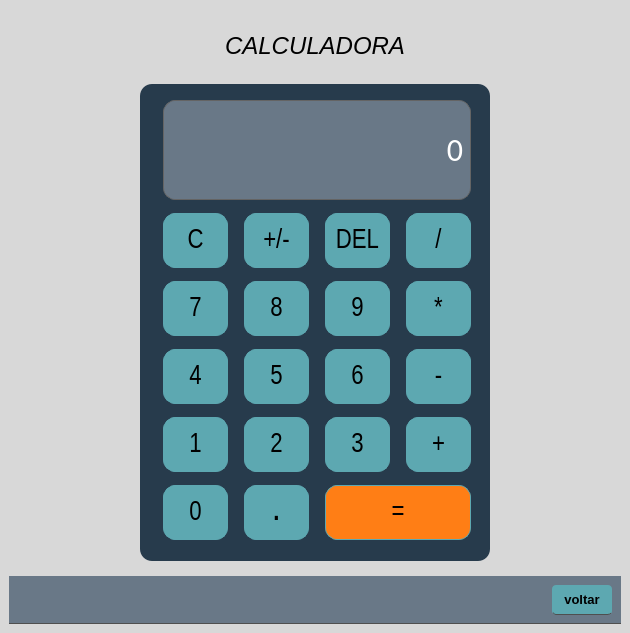
<?xml version="1.0" encoding="UTF-8"?>
<ui version="4.0">
 <class>MainWindow</class>
 <widget class="QMainWindow" name="MainWindow">
  <property name="geometry">
   <rect>
    <x>0</x>
    <y>0</y>
    <width>630</width>
    <height>633</height>
   </rect>
  </property>
  <property name="windowTitle">
   <string>Calculadora</string>
  </property>
  <property name="styleSheet">
   <string notr="true">background-color: #d8d8d8;</string>
  </property>
  <widget class="QWidget" name="centralwidget">
   <layout class="QVBoxLayout" name="verticalLayout">
    <item>
     <widget class="QLabel" name="label">
      <property name="minimumSize">
       <size>
        <width>0</width>
        <height>60</height>
       </size>
      </property>
      <property name="maximumSize">
       <size>
        <width>16777215</width>
        <height>45</height>
       </size>
      </property>
      <property name="font">
       <font>
        <pointsize>16</pointsize>
        <weight>50</weight>
        <italic>true</italic>
        <bold>false</bold>
        <underline>false</underline>
        <strikeout>false</strikeout>
        <kerning>false</kerning>
       </font>
      </property>
      <property name="styleSheet">
       <string notr="true">background-color: #d8d8d8;</string>
      </property>
      <property name="text">
       <string>&lt;html&gt;&lt;head/&gt;&lt;body&gt;&lt;p align=&quot;center&quot;&gt;&lt;span style=&quot; font-size:18pt;&quot;&gt;CALCULADORA&lt;/span&gt;&lt;/p&gt;&lt;/body&gt;&lt;/html&gt;</string>
      </property>
     </widget>
    </item>
    <item>
     <widget class="QWidget" name="widget" native="true">
      <property name="styleSheet">
       <string notr="true">background-color: #d8d8d8;</string>
      </property>
      <layout class="QHBoxLayout" name="horizontalLayout">
       <item>
        <widget class="QWidget" name="widget_3" native="true">
         <property name="maximumSize">
          <size>
           <width>350</width>
           <height>610</height>
          </size>
         </property>
         <property name="layoutDirection">
          <enum>Qt::RightToLeft</enum>
         </property>
         <property name="styleSheet">
          <string notr="true">background-color: #273B4C;
border-radius: 12px;</string>
         </property>
         <layout class="QGridLayout" name="gridLayout">
          <item row="0" column="0" colspan="4">
           <widget class="QLabel" name="label_display">
            <property name="sizePolicy">
             <sizepolicy hsizetype="MinimumExpanding" vsizetype="Preferred">
              <horstretch>0</horstretch>
              <verstretch>0</verstretch>
             </sizepolicy>
            </property>
            <property name="minimumSize">
             <size>
              <width>0</width>
              <height>0</height>
             </size>
            </property>
            <property name="maximumSize">
             <size>
              <width>600</width>
              <height>100</height>
             </size>
            </property>
            <property name="font">
             <font>
              <family>Calibri</family>
              <pointsize>24</pointsize>
             </font>
            </property>
            <property name="styleSheet">
             <string notr="true">background-color: #697887;
border: 1px solid #646464;
color: white;</string>
            </property>
            <property name="inputMethodHints">
             <set>Qt::ImhPreferNumbers</set>
            </property>
            <property name="text">
             <string>&lt;html&gt;&lt;head/&gt;&lt;body&gt;&lt;p&gt;0&lt;/p&gt;&lt;/body&gt;&lt;/html&gt;</string>
            </property>
            <property name="alignment">
             <set>Qt::AlignRight|Qt::AlignTrailing|Qt::AlignVCenter</set>
            </property>
            <property name="margin">
             <number>30</number>
            </property>
            <property name="indent">
             <number>-1</number>
            </property>
            <property name="textInteractionFlags">
             <set>Qt::TextSelectableByMouse</set>
            </property>
           </widget>
          </item>
          <item row="1" column="0">
           <widget class="QPushButton" name="btn_dividir">
            <property name="sizePolicy">
             <sizepolicy hsizetype="MinimumExpanding" vsizetype="MinimumExpanding">
              <horstretch>0</horstretch>
              <verstretch>0</verstretch>
             </sizepolicy>
            </property>
            <property name="minimumSize">
             <size>
              <width>50</width>
              <height>50</height>
             </size>
            </property>
            <property name="maximumSize">
             <size>
              <width>65</width>
              <height>55</height>
             </size>
            </property>
            <property name="font">
             <font>
              <family>Arial Narrow</family>
              <pointsize>20</pointsize>
             </font>
            </property>
            <property name="styleSheet">
             <string notr="true">QPushButton{
border: 1px solid #5DA8B1;
background-color: #5DA8B1;
}

QPushButton:pressed{
border-left: 1px solid;
	border-left-color: #565656;
border-top: 1px solid;
	border-top-color: #565656;
border-right: transparent;
border-bottom: transparent;
background-color: #b4ccd0;
}
</string>
            </property>
            <property name="text">
             <string>/</string>
            </property>
            <property name="iconSize">
             <size>
              <width>50</width>
              <height>50</height>
             </size>
            </property>
           </widget>
          </item>
          <item row="1" column="1">
           <widget class="QPushButton" name="btn_del">
            <property name="sizePolicy">
             <sizepolicy hsizetype="MinimumExpanding" vsizetype="MinimumExpanding">
              <horstretch>0</horstretch>
              <verstretch>0</verstretch>
             </sizepolicy>
            </property>
            <property name="minimumSize">
             <size>
              <width>50</width>
              <height>50</height>
             </size>
            </property>
            <property name="maximumSize">
             <size>
              <width>65</width>
              <height>55</height>
             </size>
            </property>
            <property name="font">
             <font>
              <family>Arial Narrow</family>
              <pointsize>20</pointsize>
             </font>
            </property>
            <property name="styleSheet">
             <string notr="true">QPushButton{
border: 1px solid #5DA8B1;
background-color: #5DA8B1;
}

QPushButton:pressed{
border-left: 1px solid;
	border-left-color: #565656;
border-top: 1px solid;
	border-top-color: #565656;
border-right: transparent;
border-bottom: transparent;
background-color: #b4ccd0;
}
</string>
            </property>
            <property name="text">
             <string>DEL</string>
            </property>
            <property name="iconSize">
             <size>
              <width>50</width>
              <height>50</height>
             </size>
            </property>
           </widget>
          </item>
          <item row="1" column="2">
           <widget class="QPushButton" name="btn_positivoNegativo">
            <property name="sizePolicy">
             <sizepolicy hsizetype="MinimumExpanding" vsizetype="MinimumExpanding">
              <horstretch>0</horstretch>
              <verstretch>0</verstretch>
             </sizepolicy>
            </property>
            <property name="minimumSize">
             <size>
              <width>50</width>
              <height>50</height>
             </size>
            </property>
            <property name="maximumSize">
             <size>
              <width>65</width>
              <height>55</height>
             </size>
            </property>
            <property name="font">
             <font>
              <family>Arial Narrow</family>
              <pointsize>20</pointsize>
             </font>
            </property>
            <property name="styleSheet">
             <string notr="true">QPushButton{
border: 1px solid #5DA8B1;
background-color: #5DA8B1;
}

QPushButton:pressed{
border-left: 1px solid;
	border-left-color: #565656;
border-top: 1px solid;
	border-top-color: #565656;
border-right: transparent;
border-bottom: transparent;
background-color: #b4ccd0;
}
</string>
            </property>
            <property name="text">
             <string>+/-</string>
            </property>
            <property name="iconSize">
             <size>
              <width>50</width>
              <height>50</height>
             </size>
            </property>
           </widget>
          </item>
          <item row="1" column="3">
           <widget class="QPushButton" name="btn_C">
            <property name="sizePolicy">
             <sizepolicy hsizetype="MinimumExpanding" vsizetype="MinimumExpanding">
              <horstretch>0</horstretch>
              <verstretch>0</verstretch>
             </sizepolicy>
            </property>
            <property name="minimumSize">
             <size>
              <width>50</width>
              <height>50</height>
             </size>
            </property>
            <property name="maximumSize">
             <size>
              <width>65</width>
              <height>55</height>
             </size>
            </property>
            <property name="font">
             <font>
              <family>Arial Narrow</family>
              <pointsize>20</pointsize>
             </font>
            </property>
            <property name="styleSheet">
             <string notr="true">QPushButton{
border: 1px solid #5DA8B1;
background-color: #5DA8B1;
}

QPushButton:pressed{
border-left: 1px solid;
	border-left-color: #565656;
border-top: 1px solid;
	border-top-color: #565656;
border-right: transparent;
border-bottom: transparent;
background-color: #b4ccd0;
}
</string>
            </property>
            <property name="text">
             <string>C</string>
            </property>
            <property name="iconSize">
             <size>
              <width>50</width>
              <height>50</height>
             </size>
            </property>
           </widget>
          </item>
          <item row="2" column="0">
           <widget class="QPushButton" name="btn_multiplicar">
            <property name="sizePolicy">
             <sizepolicy hsizetype="MinimumExpanding" vsizetype="MinimumExpanding">
              <horstretch>0</horstretch>
              <verstretch>0</verstretch>
             </sizepolicy>
            </property>
            <property name="minimumSize">
             <size>
              <width>50</width>
              <height>50</height>
             </size>
            </property>
            <property name="maximumSize">
             <size>
              <width>65</width>
              <height>55</height>
             </size>
            </property>
            <property name="font">
             <font>
              <family>Arial Narrow</family>
              <pointsize>20</pointsize>
             </font>
            </property>
            <property name="styleSheet">
             <string notr="true">QPushButton{
border: 1px solid #5DA8B1;
background-color: #5DA8B1;
}

QPushButton:pressed{
border-left: 1px solid;
	border-left-color: #565656;
border-top: 1px solid;
	border-top-color: #565656;
border-right: transparent;
border-bottom: transparent;
background-color: #b4ccd0;
}
</string>
            </property>
            <property name="text">
             <string>*</string>
            </property>
            <property name="iconSize">
             <size>
              <width>50</width>
              <height>50</height>
             </size>
            </property>
           </widget>
          </item>
          <item row="2" column="1">
           <widget class="QPushButton" name="btn_nove">
            <property name="sizePolicy">
             <sizepolicy hsizetype="MinimumExpanding" vsizetype="MinimumExpanding">
              <horstretch>0</horstretch>
              <verstretch>0</verstretch>
             </sizepolicy>
            </property>
            <property name="minimumSize">
             <size>
              <width>50</width>
              <height>50</height>
             </size>
            </property>
            <property name="maximumSize">
             <size>
              <width>65</width>
              <height>55</height>
             </size>
            </property>
            <property name="font">
             <font>
              <family>Arial Narrow</family>
              <pointsize>20</pointsize>
             </font>
            </property>
            <property name="styleSheet">
             <string notr="true">QPushButton{
border: 1px solid #5DA8B1;
background-color: #5DA8B1;
}

QPushButton:pressed{
border-left: 1px solid;
	border-left-color: #565656;
border-top: 1px solid;
	border-top-color: #565656;
border-right: transparent;
border-bottom: transparent;
background-color: #b4ccd0;
}
</string>
            </property>
            <property name="text">
             <string>9</string>
            </property>
            <property name="iconSize">
             <size>
              <width>50</width>
              <height>50</height>
             </size>
            </property>
           </widget>
          </item>
          <item row="2" column="2">
           <widget class="QPushButton" name="btn_oito">
            <property name="sizePolicy">
             <sizepolicy hsizetype="MinimumExpanding" vsizetype="MinimumExpanding">
              <horstretch>0</horstretch>
              <verstretch>0</verstretch>
             </sizepolicy>
            </property>
            <property name="minimumSize">
             <size>
              <width>50</width>
              <height>50</height>
             </size>
            </property>
            <property name="maximumSize">
             <size>
              <width>65</width>
              <height>55</height>
             </size>
            </property>
            <property name="font">
             <font>
              <family>Arial Narrow</family>
              <pointsize>20</pointsize>
             </font>
            </property>
            <property name="styleSheet">
             <string notr="true">QPushButton{
border: 1px solid #5DA8B1;
background-color: #5DA8B1;
}

QPushButton:pressed{
border-left: 1px solid;
	border-left-color: #565656;
border-top: 1px solid;
	border-top-color: #565656;
border-right: transparent;
border-bottom: transparent;
background-color: #b4ccd0;
}
</string>
            </property>
            <property name="text">
             <string>8</string>
            </property>
            <property name="iconSize">
             <size>
              <width>50</width>
              <height>50</height>
             </size>
            </property>
           </widget>
          </item>
          <item row="2" column="3">
           <widget class="QPushButton" name="btn_sete">
            <property name="sizePolicy">
             <sizepolicy hsizetype="MinimumExpanding" vsizetype="MinimumExpanding">
              <horstretch>0</horstretch>
              <verstretch>0</verstretch>
             </sizepolicy>
            </property>
            <property name="minimumSize">
             <size>
              <width>50</width>
              <height>50</height>
             </size>
            </property>
            <property name="maximumSize">
             <size>
              <width>65</width>
              <height>55</height>
             </size>
            </property>
            <property name="font">
             <font>
              <family>Arial Narrow</family>
              <pointsize>20</pointsize>
             </font>
            </property>
            <property name="styleSheet">
             <string notr="true">QPushButton{
border: 1px solid #5DA8B1;
background-color: #5DA8B1;
}

QPushButton:pressed{
border-left: 1px solid;
	border-left-color: #565656;
border-top: 1px solid;
	border-top-color: #565656;
border-right: transparent;
border-bottom: transparent;
background-color: #b4ccd0;
}
</string>
            </property>
            <property name="text">
             <string>7</string>
            </property>
            <property name="iconSize">
             <size>
              <width>50</width>
              <height>50</height>
             </size>
            </property>
           </widget>
          </item>
          <item row="3" column="0">
           <widget class="QPushButton" name="btn_subtrair">
            <property name="sizePolicy">
             <sizepolicy hsizetype="MinimumExpanding" vsizetype="MinimumExpanding">
              <horstretch>0</horstretch>
              <verstretch>0</verstretch>
             </sizepolicy>
            </property>
            <property name="minimumSize">
             <size>
              <width>50</width>
              <height>50</height>
             </size>
            </property>
            <property name="maximumSize">
             <size>
              <width>65</width>
              <height>55</height>
             </size>
            </property>
            <property name="font">
             <font>
              <family>Arial Narrow</family>
              <pointsize>20</pointsize>
             </font>
            </property>
            <property name="styleSheet">
             <string notr="true">QPushButton{
border: 1px solid #5DA8B1;
background-color: #5DA8B1;
}

QPushButton:pressed{
border-left: 1px solid;
	border-left-color: #565656;
border-top: 1px solid;
	border-top-color: #565656;
border-right: transparent;
border-bottom: transparent;
background-color: #b4ccd0;
}
</string>
            </property>
            <property name="text">
             <string>-</string>
            </property>
            <property name="iconSize">
             <size>
              <width>50</width>
              <height>50</height>
             </size>
            </property>
           </widget>
          </item>
          <item row="3" column="1">
           <widget class="QPushButton" name="btn_seis">
            <property name="sizePolicy">
             <sizepolicy hsizetype="MinimumExpanding" vsizetype="MinimumExpanding">
              <horstretch>0</horstretch>
              <verstretch>0</verstretch>
             </sizepolicy>
            </property>
            <property name="minimumSize">
             <size>
              <width>50</width>
              <height>50</height>
             </size>
            </property>
            <property name="maximumSize">
             <size>
              <width>65</width>
              <height>55</height>
             </size>
            </property>
            <property name="font">
             <font>
              <family>Arial Narrow</family>
              <pointsize>20</pointsize>
             </font>
            </property>
            <property name="styleSheet">
             <string notr="true">QPushButton{
border: 1px solid #5DA8B1;
background-color: #5DA8B1;
}

QPushButton:pressed{
border-left: 1px solid;
	border-left-color: #565656;
border-top: 1px solid;
	border-top-color: #565656;
border-right: transparent;
border-bottom: transparent;
background-color: #b4ccd0;
}
</string>
            </property>
            <property name="text">
             <string>6</string>
            </property>
            <property name="iconSize">
             <size>
              <width>50</width>
              <height>50</height>
             </size>
            </property>
           </widget>
          </item>
          <item row="3" column="2">
           <widget class="QPushButton" name="btn_cinco">
            <property name="sizePolicy">
             <sizepolicy hsizetype="MinimumExpanding" vsizetype="MinimumExpanding">
              <horstretch>0</horstretch>
              <verstretch>0</verstretch>
             </sizepolicy>
            </property>
            <property name="minimumSize">
             <size>
              <width>50</width>
              <height>50</height>
             </size>
            </property>
            <property name="maximumSize">
             <size>
              <width>65</width>
              <height>55</height>
             </size>
            </property>
            <property name="font">
             <font>
              <family>Arial Narrow</family>
              <pointsize>20</pointsize>
             </font>
            </property>
            <property name="styleSheet">
             <string notr="true">QPushButton{
border: 1px solid #5DA8B1;
background-color: #5DA8B1;
}

QPushButton:pressed{
border-left: 1px solid;
	border-left-color: #565656;
border-top: 1px solid;
	border-top-color: #565656;
border-right: transparent;
border-bottom: transparent;
background-color: #b4ccd0;
}
</string>
            </property>
            <property name="text">
             <string>5</string>
            </property>
            <property name="iconSize">
             <size>
              <width>50</width>
              <height>50</height>
             </size>
            </property>
           </widget>
          </item>
          <item row="3" column="3">
           <widget class="QPushButton" name="btn_quatro">
            <property name="sizePolicy">
             <sizepolicy hsizetype="MinimumExpanding" vsizetype="MinimumExpanding">
              <horstretch>0</horstretch>
              <verstretch>0</verstretch>
             </sizepolicy>
            </property>
            <property name="minimumSize">
             <size>
              <width>50</width>
              <height>50</height>
             </size>
            </property>
            <property name="maximumSize">
             <size>
              <width>65</width>
              <height>55</height>
             </size>
            </property>
            <property name="font">
             <font>
              <family>Arial Narrow</family>
              <pointsize>20</pointsize>
             </font>
            </property>
            <property name="styleSheet">
             <string notr="true">QPushButton{
border: 1px solid #5DA8B1;
background-color: #5DA8B1;
}

QPushButton:pressed{
border-left: 1px solid;
	border-left-color: #565656;
border-top: 1px solid;
	border-top-color: #565656;
border-right: transparent;
border-bottom: transparent;
background-color: #b4ccd0;
}
</string>
            </property>
            <property name="text">
             <string>4</string>
            </property>
            <property name="iconSize">
             <size>
              <width>50</width>
              <height>50</height>
             </size>
            </property>
           </widget>
          </item>
          <item row="4" column="0">
           <widget class="QPushButton" name="btn_somar">
            <property name="sizePolicy">
             <sizepolicy hsizetype="MinimumExpanding" vsizetype="MinimumExpanding">
              <horstretch>0</horstretch>
              <verstretch>0</verstretch>
             </sizepolicy>
            </property>
            <property name="minimumSize">
             <size>
              <width>50</width>
              <height>50</height>
             </size>
            </property>
            <property name="maximumSize">
             <size>
              <width>65</width>
              <height>55</height>
             </size>
            </property>
            <property name="font">
             <font>
              <family>Arial Narrow</family>
              <pointsize>20</pointsize>
             </font>
            </property>
            <property name="styleSheet">
             <string notr="true">QPushButton{
border: 1px solid #5DA8B1;
background-color: #5DA8B1;
}

QPushButton:pressed{
border-left: 1px solid;
	border-left-color: #565656;
border-top: 1px solid;
	border-top-color: #565656;
border-right: transparent;
border-bottom: transparent;
background-color: #b4ccd0;
}
</string>
            </property>
            <property name="text">
             <string>+</string>
            </property>
            <property name="iconSize">
             <size>
              <width>50</width>
              <height>50</height>
             </size>
            </property>
           </widget>
          </item>
          <item row="4" column="1">
           <widget class="QPushButton" name="btn_tres">
            <property name="sizePolicy">
             <sizepolicy hsizetype="MinimumExpanding" vsizetype="MinimumExpanding">
              <horstretch>0</horstretch>
              <verstretch>0</verstretch>
             </sizepolicy>
            </property>
            <property name="minimumSize">
             <size>
              <width>50</width>
              <height>50</height>
             </size>
            </property>
            <property name="maximumSize">
             <size>
              <width>65</width>
              <height>55</height>
             </size>
            </property>
            <property name="font">
             <font>
              <family>Arial Narrow</family>
              <pointsize>20</pointsize>
             </font>
            </property>
            <property name="styleSheet">
             <string notr="true">QPushButton{
border: 1px solid #5DA8B1;
background-color: #5DA8B1;
}

QPushButton:pressed{
border-left: 1px solid;
	border-left-color: #565656;
border-top: 1px solid;
	border-top-color: #565656;
border-right: transparent;
border-bottom: transparent;
background-color: #b4ccd0;
}
</string>
            </property>
            <property name="text">
             <string>3</string>
            </property>
            <property name="iconSize">
             <size>
              <width>50</width>
              <height>50</height>
             </size>
            </property>
           </widget>
          </item>
          <item row="4" column="2">
           <widget class="QPushButton" name="btn_dois">
            <property name="sizePolicy">
             <sizepolicy hsizetype="MinimumExpanding" vsizetype="MinimumExpanding">
              <horstretch>0</horstretch>
              <verstretch>0</verstretch>
             </sizepolicy>
            </property>
            <property name="minimumSize">
             <size>
              <width>50</width>
              <height>50</height>
             </size>
            </property>
            <property name="maximumSize">
             <size>
              <width>65</width>
              <height>55</height>
             </size>
            </property>
            <property name="font">
             <font>
              <family>Arial Narrow</family>
              <pointsize>20</pointsize>
             </font>
            </property>
            <property name="styleSheet">
             <string notr="true">QPushButton{
border: 1px solid #5DA8B1;
background-color: #5DA8B1;
}

QPushButton:pressed{
border-left: 1px solid;
	border-left-color: #565656;
border-top: 1px solid;
	border-top-color: #565656;
border-right: transparent;
border-bottom: transparent;
background-color: #b4ccd0;
}
</string>
            </property>
            <property name="text">
             <string>2</string>
            </property>
            <property name="iconSize">
             <size>
              <width>50</width>
              <height>50</height>
             </size>
            </property>
           </widget>
          </item>
          <item row="4" column="3">
           <widget class="QPushButton" name="btn_um">
            <property name="sizePolicy">
             <sizepolicy hsizetype="MinimumExpanding" vsizetype="MinimumExpanding">
              <horstretch>0</horstretch>
              <verstretch>0</verstretch>
             </sizepolicy>
            </property>
            <property name="minimumSize">
             <size>
              <width>50</width>
              <height>50</height>
             </size>
            </property>
            <property name="maximumSize">
             <size>
              <width>65</width>
              <height>55</height>
             </size>
            </property>
            <property name="font">
             <font>
              <family>Arial Narrow</family>
              <pointsize>20</pointsize>
             </font>
            </property>
            <property name="styleSheet">
             <string notr="true">QPushButton{
border: 1px solid #5DA8B1;
background-color: #5DA8B1;
}

QPushButton:pressed{
border-left: 1px solid;
	border-left-color: #565656;
border-top: 1px solid;
	border-top-color: #565656;
border-right: transparent;
border-bottom: transparent;
background-color: #b4ccd0;
}
</string>
            </property>
            <property name="text">
             <string>1</string>
            </property>
            <property name="iconSize">
             <size>
              <width>50</width>
              <height>50</height>
             </size>
            </property>
           </widget>
          </item>
          <item row="5" column="0" colspan="2">
           <widget class="QPushButton" name="btn_igual">
            <property name="sizePolicy">
             <sizepolicy hsizetype="MinimumExpanding" vsizetype="MinimumExpanding">
              <horstretch>0</horstretch>
              <verstretch>0</verstretch>
             </sizepolicy>
            </property>
            <property name="minimumSize">
             <size>
              <width>50</width>
              <height>50</height>
             </size>
            </property>
            <property name="maximumSize">
             <size>
              <width>170</width>
              <height>55</height>
             </size>
            </property>
            <property name="font">
             <font>
              <family>Arial Narrow</family>
              <pointsize>20</pointsize>
             </font>
            </property>
            <property name="styleSheet">
             <string notr="true">QPushButton{
border: 1px solid #5DA8B1;
background-color: #ff7e15;
}

QPushButton:pressed{
border-left: 1px solid;
	border-left-color: #565656;
border-top: 1px solid;
	border-top-color: #565656;
border-right: transparent;
border-bottom: transparent;
background-color: #b4ccd0;
}
</string>
            </property>
            <property name="text">
             <string>=</string>
            </property>
            <property name="iconSize">
             <size>
              <width>50</width>
              <height>50</height>
             </size>
            </property>
           </widget>
          </item>
          <item row="5" column="2">
           <widget class="QPushButton" name="btn_ponto">
            <property name="sizePolicy">
             <sizepolicy hsizetype="MinimumExpanding" vsizetype="MinimumExpanding">
              <horstretch>0</horstretch>
              <verstretch>0</verstretch>
             </sizepolicy>
            </property>
            <property name="minimumSize">
             <size>
              <width>50</width>
              <height>50</height>
             </size>
            </property>
            <property name="maximumSize">
             <size>
              <width>65</width>
              <height>55</height>
             </size>
            </property>
            <property name="font">
             <font>
              <family>Arial Narrow</family>
              <pointsize>20</pointsize>
              <weight>75</weight>
              <bold>true</bold>
             </font>
            </property>
            <property name="styleSheet">
             <string notr="true">QPushButton{
border: 1px solid #5DA8B1;
background-color: #5DA8B1;
}

QPushButton:pressed{
border-left: 1px solid;
	border-left-color: #565656;
border-top: 1px solid;
	border-top-color: #565656;
border-right: transparent;
border-bottom: transparent;
background-color: #b4ccd0;
}
</string>
            </property>
            <property name="text">
             <string>.</string>
            </property>
            <property name="iconSize">
             <size>
              <width>50</width>
              <height>50</height>
             </size>
            </property>
           </widget>
          </item>
          <item row="5" column="3">
           <widget class="QPushButton" name="btn_zero">
            <property name="sizePolicy">
             <sizepolicy hsizetype="MinimumExpanding" vsizetype="MinimumExpanding">
              <horstretch>0</horstretch>
              <verstretch>0</verstretch>
             </sizepolicy>
            </property>
            <property name="minimumSize">
             <size>
              <width>50</width>
              <height>50</height>
             </size>
            </property>
            <property name="maximumSize">
             <size>
              <width>65</width>
              <height>55</height>
             </size>
            </property>
            <property name="font">
             <font>
              <family>Arial Narrow</family>
              <pointsize>20</pointsize>
             </font>
            </property>
            <property name="styleSheet">
             <string notr="true">QPushButton{
border: 1px solid #5DA8B1;
background-color: #5DA8B1;
}

QPushButton:pressed{
border-left: 1px solid;
	border-left-color: #565656;
border-top: 1px solid;
	border-top-color: #565656;
border-right: transparent;
border-bottom: transparent;
background-color: #b4ccd0;
}
</string>
            </property>
            <property name="text">
             <string>0</string>
            </property>
            <property name="iconSize">
             <size>
              <width>50</width>
              <height>50</height>
             </size>
            </property>
           </widget>
          </item>
         </layout>
        </widget>
       </item>
      </layout>
     </widget>
    </item>
    <item>
     <widget class="QWidget" name="widget_2" native="true">
      <property name="maximumSize">
       <size>
        <width>1600</width>
        <height>50</height>
       </size>
      </property>
      <property name="styleSheet">
       <string notr="true">background-color: #697887;
border-rigth: 1px solid;
	border-rigth-color:  #4f4f4f;
border-bottom: 1px solid;
	border-bottom-color:  #4f4f4f;</string>
      </property>
      <layout class="QHBoxLayout" name="horizontalLayout_2">
       <item>
        <widget class="QPushButton" name="btn_voltar_1">
         <property name="minimumSize">
          <size>
           <width>0</width>
           <height>30</height>
          </size>
         </property>
         <property name="maximumSize">
          <size>
           <width>60</width>
           <height>70</height>
          </size>
         </property>
         <property name="font">
          <font>
           <family>MS Shell Dlg 2</family>
           <pointsize>10</pointsize>
           <weight>75</weight>
           <bold>true</bold>
          </font>
         </property>
         <property name="styleSheet">
          <string notr="true">border: transparent;</string>
         </property>
         <property name="text">
          <string/>
         </property>
        </widget>
       </item>
       <item>
        <widget class="QPushButton" name="btn_voltar_2">
         <property name="minimumSize">
          <size>
           <width>0</width>
           <height>30</height>
          </size>
         </property>
         <property name="maximumSize">
          <size>
           <width>60</width>
           <height>70</height>
          </size>
         </property>
         <property name="font">
          <font>
           <family>MS Shell Dlg 2</family>
           <pointsize>10</pointsize>
           <weight>75</weight>
           <bold>true</bold>
          </font>
         </property>
         <property name="styleSheet">
          <string notr="true">border: transparent;</string>
         </property>
         <property name="text">
          <string/>
         </property>
        </widget>
       </item>
       <item>
        <spacer name="horizontalSpacer">
         <property name="orientation">
          <enum>Qt::Horizontal</enum>
         </property>
         <property name="sizeHint" stdset="0">
          <size>
           <width>30</width>
           <height>20</height>
          </size>
         </property>
        </spacer>
       </item>
       <item>
        <widget class="QPushButton" name="btn_voltar">
         <property name="minimumSize">
          <size>
           <width>60</width>
           <height>30</height>
          </size>
         </property>
         <property name="maximumSize">
          <size>
           <width>60</width>
           <height>70</height>
          </size>
         </property>
         <property name="font">
          <font>
           <family>MS Shell Dlg 2</family>
           <pointsize>10</pointsize>
           <weight>75</weight>
           <bold>true</bold>
          </font>
         </property>
         <property name="styleSheet">
          <string notr="true">QPushButton{
border-rigth:  1px solid;
	border-rigth-color: #4f4f4f;
border-bottom: 1px solid;
	border-bottom-color: #4f4f4f;
background-color: #5DA8B1;
border-radius: 4px
}

QPushButton:pressed{
border-left: 1px solid;
	border-left-color: #4f4f4f;
border-top: 1px solid;
	border-top-color: #4f4f4f;
border-right: transparent;
border-bottom: transparent;
background-color: #b4ccd0;
border-radius: 4px
}
</string>
         </property>
         <property name="text">
          <string>voltar</string>
         </property>
        </widget>
       </item>
      </layout>
     </widget>
    </item>
   </layout>
  </widget>
 </widget>
 <resources/>
 <connections/>
</ui>
